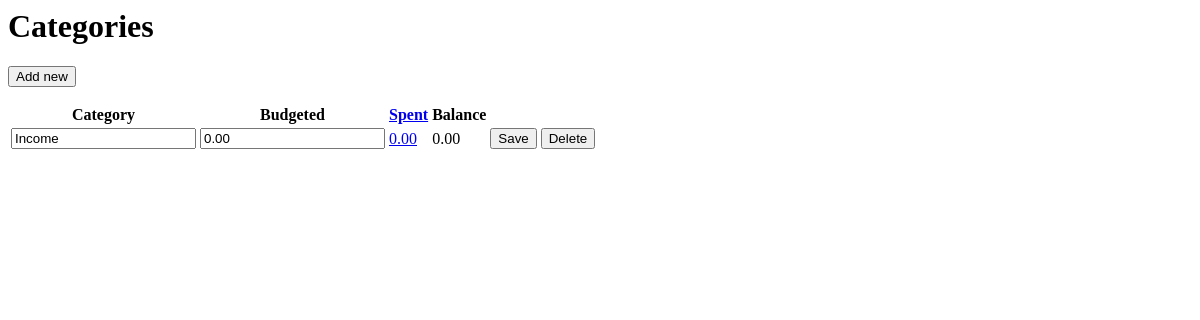
Page /dashboard/summary/ (signed in) on the earlier database version.
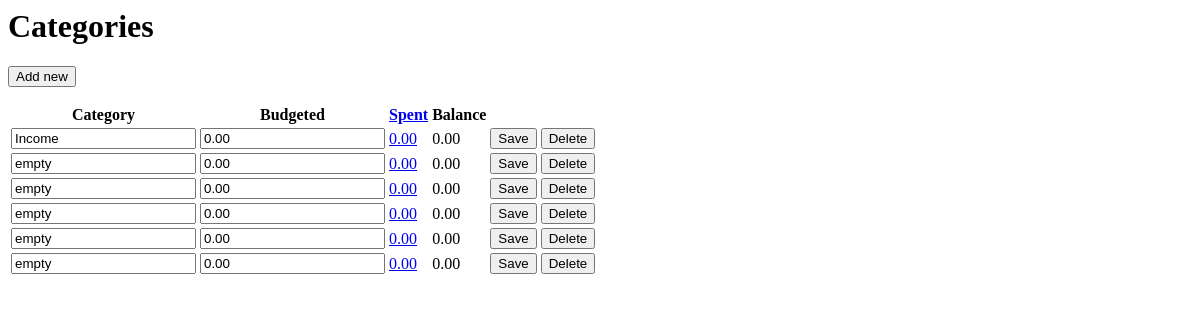
Same page on the later database version.
### bucketapp/models.py (models this page shows, shortened)
class Category(models.Model):
    category_id = models.BigAutoField(primary_key=True)
    category_user = models.ForeignKey(User, on_delete=models.CASCADE)
    category_name = models.CharField(max_length=15)
    category_privacy = models.BooleanField()
    budgeted = models.DecimalField(max_digits=10, decimal_places=2, default=0.0)
    spent = models.DecimalField(max_digits=10, decimal_places=2, default=0.0)
    balance = models.DecimalField(max_digits=10, decimal_places=2, default=0.0)

### bucketapp/views/management/category.py (the view, shortened to what this page needs)
# urls.py: path('dashboard/summary/', CategoryView.as_view(), name='summary'),
class CategoryView(View, LoginRequiredMixin):
    def __init__(self, **kwargs):
        super().__init__(**kwargs)
        self.template_name = 'bucketapp/category.html'
        self.function_mapping = {"save": self.save_category,
                                 "add_new": self.add_new_category,
                                 "delete": self.delete_category,
                                 }
    def get(self, request):
        category_records = Category.objects.filter(category_user=request.user)
        return render(request, self.template_name, {
            'category_records': category_records,
        })

### bucketapp/templates/bucketapp/category.html (shortened to what this page needs)
<h1>
    Categories
</h1>
<form method="post">
    <button name="submit" value="add_new">Add new</button>
</form>
<table>
    <tr>
        <th>Category</th>
        <th>Budgeted</th>
        <th><a href="{% url 'summary' %}">Spent</a></th>
        <th>Balance</th>
    </tr>
    {% for category in category_records %}
    <tr>
        <form method="post">
            <td>
                <input type="text" name="name" value="{{ category.category_name }}" />
            </td>
            <td>
                <input type="number" name="budgeted" value="{{ category.budgeted }}" />
            </td>
            <td>
                <a href="{% url 'summary' %}" >{{ category.spent }}</a>
            </td>
            <td>
                {{ category.balance }}
            </td>
            <td>
                <button name="submit" value="save">Save</button>
            </td>
            <td>
                <button name="submit" value="delete">Delete</button>
            </td>
        </form>
    </tr>
    {% endfor %}
</table>

Differences in the rows shown:
added Category: name "empty", budgeted "0.00", spent "0.00", balance "0.00"
added Category: name "empty", budgeted "0.00", spent "0.00", balance "0.00"
added Category: name "empty", budgeted "0.00", spent "0.00", balance "0.00"
added Category: name "empty", budgeted "0.00", spent "0.00", balance "0.00"
added Category: name "empty", budgeted "0.00", spent "0.00", balance "0.00"
